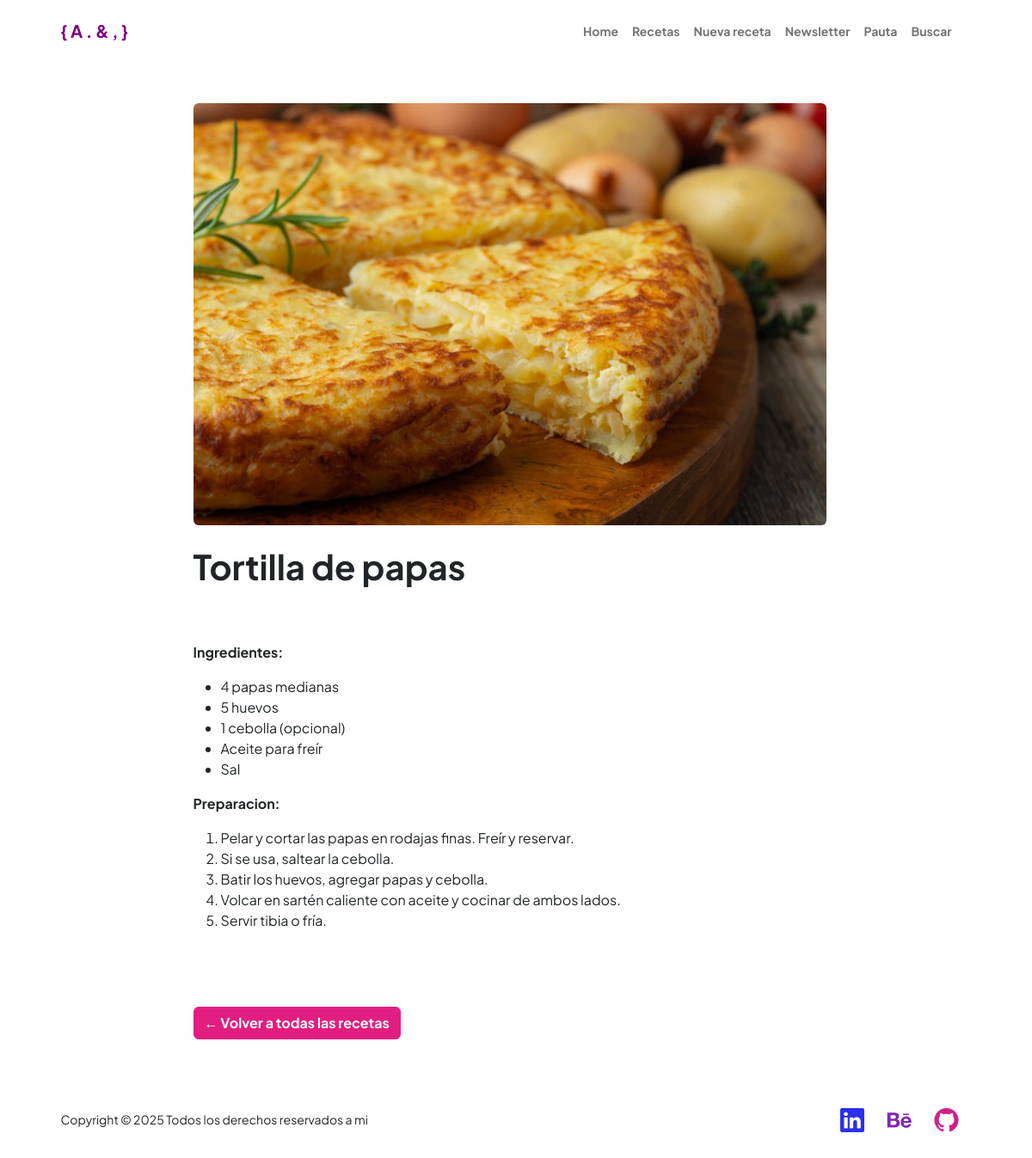
The page /receta/15/ on the database as committed earlier.
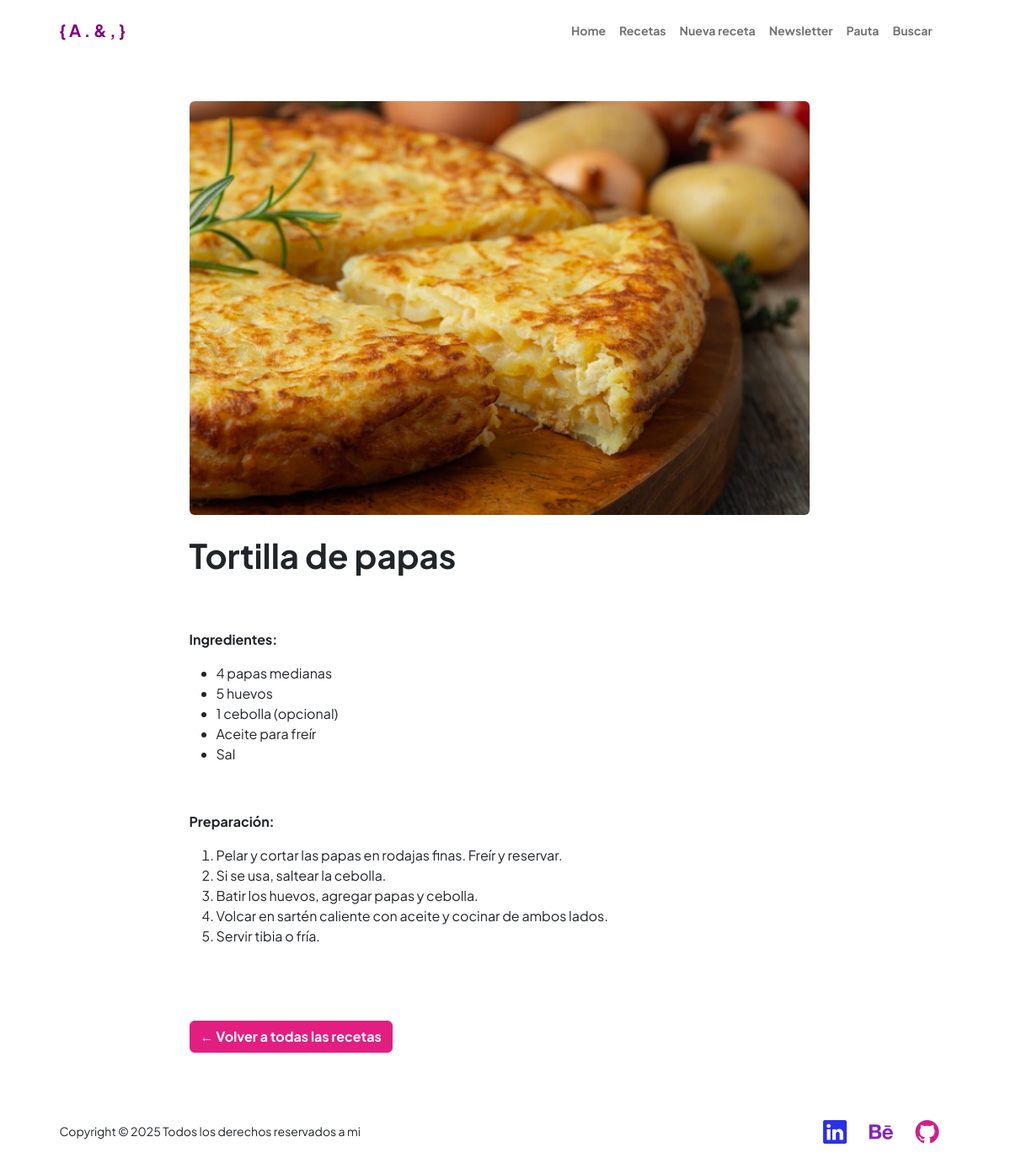
The same page on the database as committed later.
### portfolio/models.py (models this page shows, shortened)
class Receta(models.Model):
    titulo = models.CharField(max_length=100)
    foto = models.ImageField(upload_to='recetas/', blank=True, null=True)
    receta = RichTextField()

### portfolio/views.py (the view)
# urls.py: path("receta/<int:pk>/", views.detalle_receta, name="detalle_receta"), # recetas individuales
def detalle_receta(request, pk):
    receta = get_object_or_404(Receta, pk=pk)
    return render(request, 'portfolio/detalle_receta.html', {'receta': receta})

### portfolio/templates/portfolio/detalle_receta.html (shortened to what this page needs)
{% extends 'portfolio/padre.html' %}
{% load static %}
{% block contenido %}
<div class="container py-5">
    <div class="row justify-content-center">
        <div class="col-lg-8">
            {% if receta.foto %}
                <img src="{{ receta.foto.url }}" class="img-fluid mb-4 rounded" alt="{{ receta.titulo }}">
            {% endif %}
            <h1 class="mb-3 fw-bolder">{{ receta.titulo }}</h1>
            <div class="my-4">
                <div class="ck-content" style="margin-top: 4rem;">{{ receta.receta|safe }}</div>
            </div>
            <a href="{% url 'recetas' %}" class="btn btn-secondary mt-4 text-white fw-bold">← Volver a todas las recetas</a>
        </div>
    </div>
</div>
{% endblock %}

### portfolio/templates/portfolio/padre.html (shortened to what this page needs)
<!DOCTYPE html>
<html lang="en">
    <head>
        {% load static %}
        <link rel="stylesheet" href="https://cdn.jsdelivr.net/npm/bootstrap-icons/font/bootstrap-icons.css">
        <link href="{%static 'css/styles.css' %}" rel="stylesheet" />
        <link rel="stylesheet" href="https://cdn.quilljs.com/1.3.6/quill.snow.css">
    </head>
    <body class="d-flex flex-column h-100">
        <nav class="navbar navbar-expand-lg navbar-light bg-white py-3">
            <div class="container px-5">
                <a class="navbar-brand" href="{% url 'index' %}"><span class="fw-bolder" style="color: purple">{ A . & , }</span></a>
                <div class="collapse navbar-collapse" id="navbarSupportedContent">
                    <ul class="navbar-nav ms-auto mb-2 mb-lg-0 small fw-bolder">
                        <li class="nav-item"><a class="nav-link" href="{% url 'index' %}" onmouseover="this.style.color='purple'" onmouseout="this.style.color=''">Home</a></li>
                        <li class="nav-item"><a class="nav-link" href="{% url 'recetas' %}" onmouseover="this.style.color='purple'" onmouseout="this.style.color=''">Recetas</a></li>
                        <li class="nav-item"><a class="nav-link" href="{% url 'crear_receta' %}" onmouseover="this.style.color='purple'" onmouseout="this.style.color=''">Nueva receta</a></li>
                        <li class="nav-item"><a class="nav-link" href="{% url 'suscriptor' %}" onmouseover="this.style.color='purple'" onmouseout="this.style.color=''">Newsletter</a></li>
                        <li class="nav-item"><a class="nav-link" href="{% url 'pauta' %}" onmouseover="this.style.color='purple'" onmouseout="this.style.color=''">Pauta</a></li>
                        <li class="nav-item"><a class="nav-link" href="{% url 'buscador' %}" onmouseover="this.style.color='purple'" onmouseout="this.style.color=''">Buscar</a></li>
                    </ul>
                </div>
            </div>
        </nav>
        <main>
            {% block contenido %}{% endblock %}
        </main>
        <footer class="bg-white py-4 mt-auto">
            <div class="container px-5">
                <div class="row align-items-center justify-content-between flex-column flex-sm-row">
                    <div class="col-auto"><div class="small m-0">Copyright &copy; 2025 Todos los derechos reservados a mi</div></div>
                    <div class="col-lg-6 h-100 text-center text-lg-end my-auto">
                        <ul class="list-inline mb-0">
                            <li class="list-inline-item me-4">
                                <a href="https://www.linkedin.com/in/matiaslucewicz/" target="_blank" rel="noopener noreferrer" style="color: #2c2feb"><i class="bi-linkedin fs-3"></i></a>
                            </li>
                            <li class="list-inline-item me-4">
                                <a href="https://www.behance.net/matiasluc" target="_blank" rel="noopener noreferrer" style="color: #8326b7"><i class="bi-behance fs-3"></i></a>
                            </li>
                            <li class="list-inline-item">
                                <a href="https://github.com/matiluc/" target="_blank" rel="noopener noreferrer" style="color: #d21f89"><i class="bi-github fs-3"></i></a>
                            </li>
                        </ul>
                    </div>
                </div>
            </div>
        </footer>
    </body>
</html>

Rows that differ between the two databases and show on the page:
changed Receta "Tortilla de papas": receta "…Aceite para freír Sal Preparacion: Pelar y cortar las…" → "…Aceite para freír Sal Preparación: Pelar y cortar las…"
